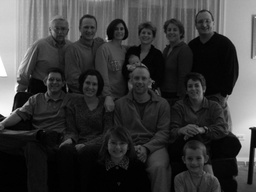
#> input picture p5.jpg, 256 x 192 px, shrunk from 1024 x 768 before the run
$ jupyter execute 'lab 6.ipynb'
#> lines starting #> are read from the running program, lines starting #| are printed output that depends on the picture
[cell 1]
# // Load a blur (gaussian blur) image and apply laplacian masks over it and display the sharpened image
import numpy as np
import cv2
import matplotlib.pyplot as plt

[cell 2]
image = cv2.imread('p5.jpg')
#> image is the input picture: shape (192, 256, 3); min 0, max 255, mean 58.7


image_rgb = cv2.cvtColor(image, cv2.COLOR_BGR2RGB)
image_gray = cv2.cvtColor(image, cv2.COLOR_BGR2GRAY)

[cell 3]
plt.imshow(image_rgb)

[cell 4]
plt.imshow(image_gray)

[cell 5]
import numpy as np
import cv2
import matplotlib.pyplot as plt

def gaussian_kernel(size: int, sigma: float):
    kernel = np.fromfunction(
        lambda x, y: (1/ (2 * np.pi * sigma ** 2)) * np.exp(
            -((x - (size - 1) / 2) ** 2 + (y - (size - 1) / 2) ** 2) / (2 * sigma ** 2)
        ),
        (size, size)
    )
    return kernel / np.sum(kernel)


def convolve2d(image: np.ndarray, kernel: np.ndarray):

    image_height, image_width = image.shape
#> image_height = 192; image_width = 256
    kernel_height, kernel_width = kernel.shape

    pad_height = kernel_height // 2
    pad_width = kernel_width // 2
    padded_image = np.pad(image, ((pad_height, pad_height), (pad_width, pad_width)), mode='constant', constant_values=0)


    output_image = np.zeros_like(image)

    for i in range(image_height):
        for j in range(image_width):
            region = padded_image[i:i + kernel_height, j:j + kernel_width]
            output_image[i, j] = np.sum(region * kernel)

    return output_image


def laplacian_filter(image: np.ndarray):

    laplacian_kernel = np.array([[0, 1, 0], [1, -4, 1], [0, 1, 0]])

    return convolve2d(image, laplacian_kernel)


def sharpen_image(image: np.ndarray, blurred_image: np.ndarray, laplacian_image: np.ndarray):

    sharpened_image = blurred_image - laplacian_image

    sharpened_image = np.clip(sharpened_image, 0, 255)

    return sharpened_image


def process_image(image_path: str):

    image = cv2.imread(image_path, cv2.IMREAD_COLOR)

    if image is None:
        print(f"Error: Unable to load image from {image_path}")
        return


    gray_image = cv2.cvtColor(image, cv2.COLOR_BGR2GRAY)


    kernel_size = 5
    sigma = 1.0
    gaussian_kernel_ = gaussian_kernel(kernel_size, sigma)
    blurred_image = convolve2d(gray_image, gaussian_kernel_)


    laplacian_image = laplacian_filter(blurred_image)


    sharpened_image = sharpen_image(gray_image, blurred_image, laplacian_image)


    plt.figure(figsize=(12, 6))


    plt.subplot(1, 3, 1)
    plt.imshow(cv2.cvtColor(image, cv2.COLOR_BGR2RGB))
    plt.title('Original Image')
    plt.axis('off')


    plt.subplot(1, 3, 2)
    plt.imshow(blurred_image, cmap='gray')
    plt.title('Gaussian Blurred Image')
    plt.axis('off')


    plt.subplot(1, 3, 3)
    plt.imshow(sharpened_image, cmap='gray')
    plt.title('Sharpened Image')
    plt.axis('off')

    plt.show()


image_path = 'p5.jpg'
process_image(image_path)

[cell 6]
# perform unsharp masking and high boost filtering by using gaussian filtering......

def unsharp_masking(image: np.ndarray, kernel_size: int, sigma: float):
    """Apply unsharp masking using Gaussian blur."""
#> called with kernel_size = 5, sigma = 1

    gaussian_kernel_ = gaussian_kernel(kernel_size, sigma)


    blurred_image = convolve2d(image, gaussian_kernel_)


    mask = image - blurred_image
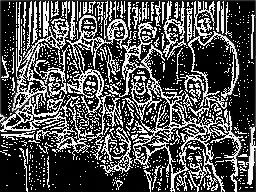
#> mask: shape (192, 256); min 0, max 255, mean 82.6


    sharpened_image = image + mask
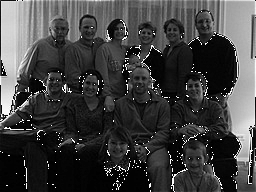
#> sharpened_image: shape (192, 256); min 0, max 255, mean 64.4
    sharpened_image = np.clip(sharpened_image, 0, 255)

    return sharpened_image


def high_boost_filtering(image: np.ndarray, kernel_size: int, sigma: float, alpha: float):

#> called with kernel_size = 5, sigma = 1, alpha = 2
    gaussian_kernel_ = gaussian_kernel(kernel_size, sigma)

    blurred_image = convolve2d(image, gaussian_kernel_)

    high_boost_image = alpha * image - (alpha - 1) * blurred_image
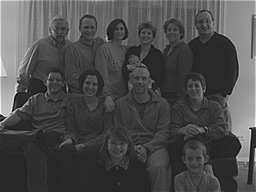
#> high_boost_image: shape (192, 256) float64; min -60, max 344, mean 59.9; drawn with min black and max white
    high_boost_image = np.clip(high_boost_image, 0, 255)

    return high_boost_image

def process_image(image_path: str):

    image = cv2.imread(image_path, cv2.IMREAD_COLOR)

    if image is None:
        print(f"Error: Unable to load image from {image_path}")
        return


    gray_image = cv2.cvtColor(image, cv2.COLOR_BGR2GRAY)


    kernel_size = 5
    sigma = 1.0

    unsharp_image = unsharp_masking(gray_image, kernel_size, sigma)


    alpha = 2.0
    high_boost_image = high_boost_filtering(gray_image, kernel_size, sigma, alpha)


    plt.figure(figsize=(12, 6))


    plt.subplot(1, 3, 1)
    plt.imshow(gray_image, cmap='gray')
    plt.title('Original Image')
    plt.axis('off')


    plt.subplot(1, 3, 2)
    plt.imshow(unsharp_image, cmap='gray')
    plt.title('Unsharp Masking')
    plt.axis('off')


    plt.subplot(1, 3, 3)
    plt.imshow(high_boost_image, cmap='gray')
    plt.title('High Boost Filtering')
    plt.axis('off')

    plt.show()


image_path = 'p5.jpg'
process_image(image_path)

[cell 7]
# apply convolution and cross correlation of same kenel (kernel laplacian sobel

def apply_kernel(image: np.ndarray, kernel: np.ndarray, is_convolution: bool):

#> called with kernel = array of shape (3, 3), is_convolution = True
    pad_height = kernel.shape[0] // 2
    pad_width = kernel.shape[1] // 2
    padded_image = np.pad(image, ((pad_height, pad_height), (pad_width, pad_width)), mode='constant', constant_values=0)
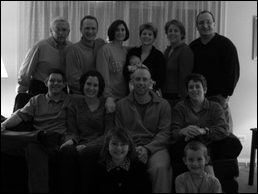
#> padded_image: shape (194, 258); min 0, max 255, mean 57.7


    output_image = np.zeros_like(image)

    for i in range(image.shape[0]):
        for j in range(image.shape[1]):
            region = padded_image[i:i + kernel.shape[0], j:j + kernel.shape[1]]
            if is_convolution:
                region = np.flip(region)
            output_image[i, j] = np.sum(region * kernel)

    return output_image

def process_image(image_path: str):

    image = cv2.imread(image_path, cv2.IMREAD_COLOR)

    if image is None:
        print(f"Error: Unable to load image from {image_path}")
        return


    gray_image = cv2.cvtColor(image, cv2.COLOR_BGR2GRAY)


    laplacian_kernel = np.array([[0, 1, 0], [1, -4, 1], [0, 1, 0]])
    sobel_kernel_x = np.array([[-1, 0, 1], [-2, 0, 2], [-1, 0, 1]])
    sobel_kernel_y = np.array([[-1, -2, -1], [0, 0, 0], [1, 2, 1]])


    laplacian_conv = apply_kernel(gray_image, laplacian_kernel, is_convolution=True)
    sobel_conv_x = apply_kernel(gray_image, sobel_kernel_x, is_convolution=True)
#> call 2 of apply_kernel, with kernel = array of shape (3, 3), is_convolution = True
#> after the loop in apply_kernel (call 2), `for i in range(image.shape[0]):`:
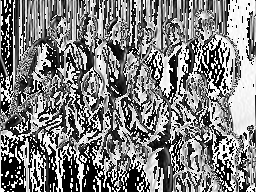
#> output_image: shape (192, 256); min 0, max 255, mean 128.5
    sobel_conv_y = apply_kernel(gray_image, sobel_kernel_y, is_convolution=True)
#> call 3 of apply_kernel, with kernel = array of shape (3, 3), is_convolution = True
#> after the loop in apply_kernel (call 3), `for i in range(image.shape[0]):`:
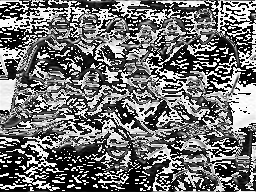
#> output_image: shape (192, 256); min 0, max 255, mean 112.7


    laplacian_corr = apply_kernel(gray_image, laplacian_kernel, is_convolution=False)
#> call 4 of apply_kernel, with kernel = array of shape (3, 3), is_convolution = False
    sobel_corr_x = apply_kernel(gray_image, sobel_kernel_x, is_convolution=False)
#> after the loop in apply_kernel (call 5), `for i in range(image.shape[0]):`:
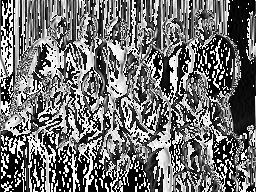
#> output_image: shape (192, 256); min 0, max 255, mean 113.5
    sobel_corr_y = apply_kernel(gray_image, sobel_kernel_y, is_convolution=False)
#> after the loop in apply_kernel (call 6), `for i in range(image.shape[0]):`:
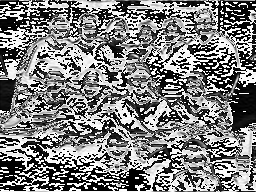
#> output_image: shape (192, 256); min 0, max 255, mean 127.3


    plt.figure(figsize=(12, 8))


    plt.subplot(3, 3, 1)
    plt.imshow(gray_image, cmap='gray')
    plt.title('Original Image')
    plt.axis('off')


    plt.subplot(3, 3, 2)
    plt.imshow(laplacian_conv, cmap='gray')
    plt.title('Laplacian Convolution')
    plt.axis('off')


    plt.subplot(3, 3, 3)
    plt.imshow(sobel_conv_x, cmap='gray')
    plt.title('Sobel X Convolution')
    plt.axis('off')


    plt.subplot(3, 3, 4)
    plt.imshow(laplacian_corr, cmap='gray')
    plt.title('Laplacian Cross-Correlation')
    plt.axis('off')


    plt.subplot(3, 3, 5)
    plt.imshow(sobel_corr_x, cmap='gray')
    plt.title('Sobel X Cross-Correlation')
    plt.axis('off')


    plt.subplot(3, 3, 6)
    plt.imshow(sobel_corr_y, cmap='gray')
    plt.title('Sobel Y Cross-Correlation')
    plt.axis('off')


    plt.subplot(3, 3, 7)
    plt.imshow(sobel_conv_y, cmap='gray')
    plt.title('Sobel Y Convolution')
    plt.axis('off')

    plt.tight_layout()
    plt.show()


image_path = 'p5.jpg'
process_image(image_path)

[cell 8]
# Apply 3x3 kernel for edge detection (horizontal, vertical, sobel)....

def apply_kernel(image: np.ndarray, kernel: np.ndarray):

    pad_height = kernel.shape[0] // 2
    pad_width = kernel.shape[1] // 2
    padded_image = np.pad(image, ((pad_height, pad_height), (pad_width, pad_width)), mode='constant', constant_values=0)


    output_image = np.zeros_like(image)

    for i in range(image.shape[0]):
        for j in range(image.shape[1]):
            region = padded_image[i:i + kernel.shape[0], j:j + kernel.shape[1]]
            output_image[i, j] = np.sum(region * kernel)

    return output_image
def process_image(image_path: str):

    image = cv2.imread(image_path, cv2.IMREAD_COLOR)

    if image is None:
        print(f"Error: Unable to load image from {image_path}")
        return


    gray_image = cv2.cvtColor(image, cv2.COLOR_BGR2GRAY)

    horizontal_kernel = np.array([[-1, -1, -1], [0, 0, 0], [1, 1, 1]])
    vertical_kernel = np.array([[-1, 0, 1], [-1, 0, 1], [-1, 0, 1]])

    sobel_kernel_x = np.array([[-1, 0, 1], [-2, 0, 2], [-1, 0, 1]])
    sobel_kernel_y = np.array([[-1, -2, -1], [0, 0, 0], [1, 2, 1]])


    sobel_x = apply_kernel(gray_image, sobel_kernel_x)
    sobel_y = apply_kernel(gray_image, sobel_kernel_y)
    horizontal = apply_kernel(gray_image, horizontal_kernel)
#> after the loop in apply_kernel (call 3), `for i in range(image.shape[0]):`:
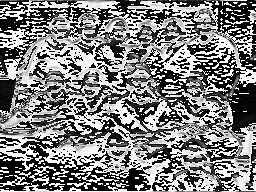
#> output_image: shape (192, 256); min 0, max 255, mean 127.1
    vertical = apply_kernel(gray_image, vertical_kernel)
#> after the loop in apply_kernel (call 4), `for i in range(image.shape[0]):`:
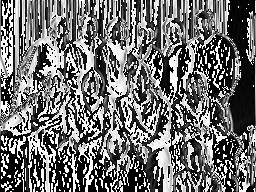
#> output_image: shape (192, 256); min 0, max 255, mean 112.6


    plt.figure(figsize=(12, 8))


    plt.subplot(3, 3, 1)
    plt.imshow(gray_image, cmap='gray')
    plt.title('Original Image')
    plt.axis('off')


    plt.subplot(3, 3, 2)
    plt.imshow(sobel_x, cmap='gray')
    plt.title('Sobel X')
    plt.axis('off')


    plt.subplot(3, 3, 3)
    plt.imshow(sobel_y, cmap='gray')
    plt.title('Sobel Y')
    plt.axis('off')

    plt.subplot(3, 3, 4)
    plt.imshow(horizontal, cmap='gray')
    plt.title('horizontal')
    plt.axis('off')

    plt.subplot(3, 3, 5)
    plt.imshow(vertical, cmap='gray')
    plt.title('vertical')
    plt.axis('off')


    plt.tight_layout()
    plt.show()


image_path = 'p5.jpg'
process_image(image_path)
